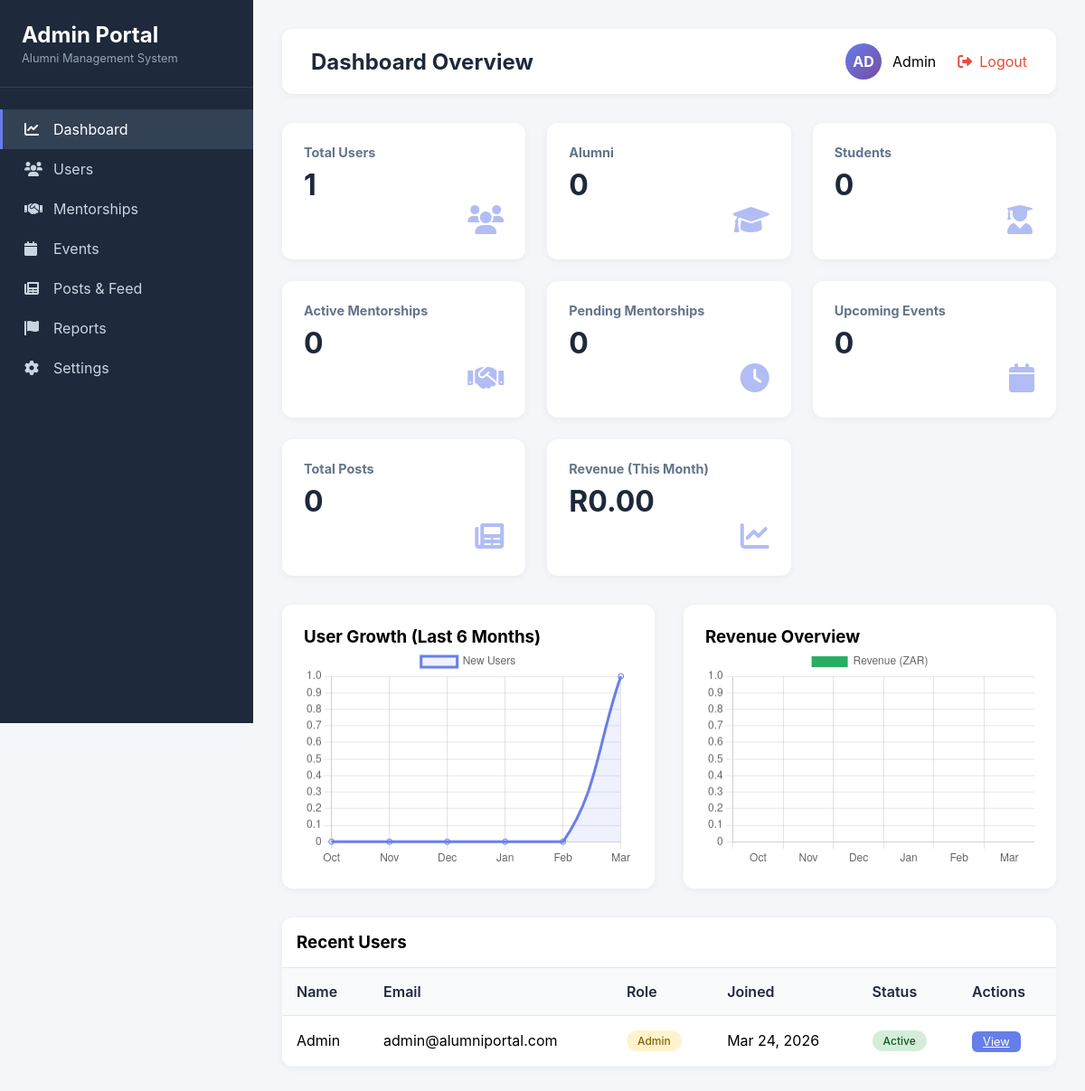
Page /admin/ (signed in) on the committed database.
### app/models/user.py (models this page shows)
class User(db.Model):
    __tablename__ = 'users'
    id = db.Column(db.Integer, primary_key=True)
    full_name = db.Column(db.String(100))
    email = db.Column(db.String(120), unique=True, nullable=False)
    password_hash = db.Column(db.Text, nullable=False)
    role = db.Column(db.String(20), nullable=False)
    profile_picture = db.Column(db.Text, default='default_avatar.png')
    created_at = db.Column(db.DateTime, default=datetime.utcnow)

### app/routes/admin_routes.py (the view)
@admin_bp.route('/')
@admin_required
def dashboard():
    user = get_current_user()
    now = datetime.utcnow()
    start_of_month = datetime(now.year, now.month, 1)
    paid_mentorships = MentorshipRequest.query.filter(
        MentorshipRequest.payment_status == 'paid',
        MentorshipRequest.payment_date >= start_of_month
    ).all()
    revenue_this_month = sum([m.payment_amount for m in paid_mentorships if m.payment_amount])
    stats = {
        'total_users': User.query.count(),
        'total_alumni': User.query.filter_by(role='alumni').count(),
        'total_students': User.query.filter_by(role='student').count(),
        'active_mentorships': MentorshipRequest.query.filter_by(status='accepted').count(),
        'pending_mentorships': MentorshipRequest.query.filter_by(status='pending').count(),
        'total_events': Event.query.count(),
        'upcoming_events': Event.query.filter(Event.start_date > now).count(),
        'total_posts': Post.query.count(),
        'pending_reports': Report.query.filter_by(status='pending').count(),
        'revenue_this_month': revenue_this_month
    }
    recent_users = User.query.order_by(User.created_at.desc()).limit(5).all()
    months = []
    user_growth = []
    revenue_data = []
    for i in range(5, -1, -1):
        month_date = now - timedelta(days=30*i)
        month_start = datetime(month_date.year, month_date.month, 1)
        if month_date.month == 12:
            month_end = datetime(month_date.year + 1, 1, 1)
        else:
            month_end = datetime(month_date.year, month_date.month + 1, 1)
        months.append(month_start.strftime('%b'))
        new_users = User.query.filter(
            User.created_at >= month_start,
            User.created_at < month_end
        ).count()
        user_growth.append(new_users)
        month_revenue = sum([m.payment_amount for m in MentorshipRequest.query.filter(
            MentorshipRequest.payment_status == 'paid',
            MentorshipRequest.payment_date >= month_start,
            MentorshipRequest.payment_date < month_end
        ).all() if m.payment_amount])
        revenue_data.append(month_revenue)
    return render_template('admin/dashboard.html',
                         user=user,
                         stats=stats,
                         recent_users=recent_users,
                         months=months,
                         user_growth=user_growth,
                         revenue_data=revenue_data)

### app/routes/admin_routes.py (called while the page is built)
def admin_required(f):
    @wraps(f)
    def decorated_function(*args, **kwargs):
        if 'user_id' not in session:
            flash('Please login first', 'error')
            return redirect(url_for('views.login_page'))
        user = User.query.get(session['user_id'])
        if not user or user.role != 'admin':
            flash('Admin access required', 'error')
            return redirect(url_for('views.home'))
        return f(*args, **kwargs)
    return decorated_function

def get_current_user():
    if 'user_id' in session:
        return User.query.get(session['user_id'])
    return None

### app/templates/Admin/dashboard.html (shortened to what this page needs)
{% extends "admin/base_admin.html" %}
{% block page_title %}Dashboard Overview{% endblock %}
{% block content %}
<div class="stats-grid">
    <div class="stat-card">
        <h3>Total Users</h3>
        <div class="stat-number">{{ stats.total_users }}</div>
        <div class="stat-icon"><i class="fas fa-users"></i></div>
    </div>
    <div class="stat-card">
        <h3>Alumni</h3>
        <div class="stat-number">{{ stats.total_alumni }}</div>
        <div class="stat-icon"><i class="fas fa-graduation-cap"></i></div>
    </div>
    <div class="stat-card">
        <h3>Students</h3>
        <div class="stat-number">{{ stats.total_students }}</div>
        <div class="stat-icon"><i class="fas fa-user-graduate"></i></div>
    </div>
    <div class="stat-card">
        <h3>Active Mentorships</h3>
        <div class="stat-number">{{ stats.active_mentorships }}</div>
        <div class="stat-icon"><i class="fas fa-handshake"></i></div>
    </div>
    <div class="stat-card">
        <h3>Pending Mentorships</h3>
        <div class="stat-number">{{ stats.pending_mentorships }}</div>
        <div class="stat-icon"><i class="fas fa-clock"></i></div>
    </div>
    <div class="stat-card">
        <h3>Upcoming Events</h3>
        <div class="stat-number">{{ stats.upcoming_events }}</div>
        <div class="stat-icon"><i class="fas fa-calendar"></i></div>
    </div>
    <div class="stat-card">
        <h3>Total Posts</h3>
        <div class="stat-number">{{ stats.total_posts }}</div>
        <div class="stat-icon"><i class="fas fa-newspaper"></i></div>
    </div>
    <div class="stat-card">
        <h3>Revenue (This Month)</h3>
        <div class="stat-number">R{{ "%.2f"|format(stats.revenue_this_month) }}</div>
        <div class="stat-icon"><i class="fas fa-chart-line"></i></div>
    </div>
</div>
<div style="display: grid; grid-template-columns: 1fr 1fr; gap: 2rem; margin-bottom: 2rem;">
    <div class="admin-table" style="padding: 1.5rem;">
        <h3>User Growth (Last 6 Months)</h3>
        <canvas id="userGrowthChart" height="200"></canvas>
    </div>
    <div class="admin-table" style="padding: 1.5rem;">
        <h3>Revenue Overview</h3>
        <canvas id="revenueChart" height="200"></canvas>
    </div>
</div>
<div class="admin-table">
    <div style="padding: 1rem; border-bottom: 1px solid #e2e8f0;">
        <h3>Recent Users</h3>
    </div>
    <table>
        <thead>
            <tr>
                <th>Name</th>
                <th>Email</th>
                <th>Role</th>
                <th>Joined</th>
                <th>Status</th>
                <th>Actions</th>
            </tr>
        </thead>
        <tbody>
            {% for user in recent_users %}
            <tr>
                <td>{{ user.full_name }}</td>
                <td>{{ user.email }}</td>
                <td><span class="status-badge {% if user.role == 'alumni' %}status-active{% else %}status-pending{% endif %}">{{ user.role|title }}</span></td>
                <td>{{ user.created_at.strftime('%b %d, %Y') }}</td>
                <td><span class="status-badge status-active">Active</span></td>
                <td>
                    <a href="#" class="btn-sm btn-primary" onclick="alert('User details coming soon')">View</a>
                </td>
            </tr>
            {% endfor %}
        </tbody>
    </table>
</div>
<script>
    // User Growth Chart
    const ctx1 = document.getElementById('userGrowthChart').getContext('2d');
    new Chart(ctx1, {
        type: 'line',
        data: {
            labels: {{ months|tojson }},
            datasets: [{
                label: 'New Users',
                data: {{ user_growth|tojson }},
                borderColor: '#667eea',
                backgroundColor: 'rgba(102, 126, 234, 0.1)',
                tension: 0.4,
                fill: true
            }]
        },
        options: {
            responsive: true,
            maintainAspectRatio: true
        }
    });
    // Revenue Chart
    const ctx2 = document.getElementById('revenueChart').getContext('2d');
    new Chart(ctx2, {
        type: 'bar',
        data: {
            labels: {{ months|tojson }},
            datasets: [{
                label: 'Revenue (ZAR)',
                data: {{ revenue_data|tojson }},
                backgroundColor: '#27ae60',
                borderRadius: 8
            }]
        },
        options: {
            responsive: true,
            maintainAspectRatio: true
        }
    });
</script>
{% endblock %}

### app/templates/Admin/base_admin.html (shortened to what this page needs)
<!DOCTYPE html>
<html lang="en">
<head>
    <link rel="stylesheet" href="https://cdnjs.cloudflare.com/ajax/libs/font-awesome/6.0.0/css/all.min.css">
</head>
<body>
    <div class="admin-container">
        <div class="admin-sidebar">
            <div class="admin-sidebar-header">
                <h2></i> Admin Portal</h2>
                <p>Alumni Management System</p>
            </div>
            <div class="admin-nav">
                <a href="{{ url_for('admin.dashboard') }}" class="admin-nav-item {% if request.endpoint == 'admin.dashboard' %}active{% endif %}">
                    <i class="fas fa-chart-line"></i> Dashboard
                </a>
                <a href="{{ url_for('admin.users') }}" class="admin-nav-item {% if request.endpoint == 'admin.users' %}active{% endif %}">
                    <i class="fas fa-users"></i> Users
                </a>
                <a href="{{ url_for('admin.mentorships') }}" class="admin-nav-item {% if request.endpoint == 'admin.mentorships' %}active{% endif %}">
                    <i class="fas fa-handshake"></i> Mentorships
                </a>
                <a href="{{ url_for('admin.events') }}" class="admin-nav-item {% if request.endpoint == 'admin.events' %}active{% endif %}">
                    <i class="fas fa-calendar"></i> Events
                </a>
                <a href="{{ url_for('admin.posts') }}" class="admin-nav-item {% if request.endpoint == 'admin.posts' %}active{% endif %}">
                    <i class="fas fa-newspaper"></i> Posts & Feed
                </a>
                <a href="{{ url_for('admin.reports') }}" class="admin-nav-item {% if request.endpoint == 'admin.reports' %}active{% endif %}">
                    <i class="fas fa-flag"></i> Reports
                </a>
                <a href="{{ url_for('admin.settings') }}" class="admin-nav-item {% if request.endpoint == 'admin.settings' %}active{% endif %}">
                    <i class="fas fa-cog"></i> Settings
                </a>
            </div>
        </div>
        <div class="admin-main">
            <div class="admin-top-bar">
                <h1>{% block page_title %}Admin Dashboard{% endblock %}</h1>
                <div class="admin-user-menu">
                    <div class="admin-user-info">
                        <div class="admin-avatar">{{ user.full_name[:2].upper() }}</div>
                        <span>{{ user.full_name }}</span>
                    </div>
                    <a href="{{ url_for('auth.logout') }}" class="admin-logout">
                        <i class="fas fa-sign-out-alt"></i> Logout
                    </a>
                </div>
            </div>
            {% block content %}{% endblock %}
        </div>
    </div>
</body>
</html>

### app/templates/Admin/base_admin.html (style rules this page uses)
* { margin: 0; padding: 0; box-sizing: border-box; }
body { font-family: 'Inter', -apple-system, BlinkMacSystemFont, 'Segoe UI', Roboto, Oxygen, Ubuntu, sans-serif; background: #f4f6f9; overflow-x: hidden; }
.admin-container { display: flex; min-height: 100vh; }
.admin-sidebar { width: 280px; background: #1e293b; color: white; position: fixed; height: 100vh; overflow-y: auto; transition: all 0.3s; z-index: 100; }
.admin-sidebar-header { padding: 1.5rem; border-bottom: 1px solid #334155; }
.admin-sidebar-header h2 { font-size: 1.5rem; display: flex; align-items: center; gap: 0.5rem; }
.admin-sidebar-header p { font-size: 0.8rem; color: #94a3b8; margin-top: 0.25rem; }
.admin-nav { padding: 1.5rem 0; }
.admin-nav-item { padding: 0.75rem 1.5rem; display: flex; align-items: center; gap: 0.75rem; color: #cbd5e1; text-decoration: none; transition: all 0.2s; border-left: 3px solid transparent; }
.admin-nav-item.active { background: #334155; color: white; border-left-color: #667eea; }
.admin-nav-item i { width: 20px; }
.admin-main { margin-left: 280px; flex: 1; padding: 2rem; }
.admin-top-bar { display: flex; justify-content: space-between; align-items: center; margin-bottom: 2rem; background: white; padding: 1rem 2rem; border-radius: 12px; box-shadow: 0 2px 8px rgba(0,0,0,0.05); }
.admin-top-bar h1 { font-size: 1.5rem; color: #1e293b; }
.admin-user-menu { display: flex; align-items: center; gap: 1.5rem; }
.admin-user-info { display: flex; align-items: center; gap: 0.75rem; }
.admin-avatar { width: 40px; height: 40px; background: linear-gradient(135deg, #667eea 0%, #764ba2 100%); border-radius: 50%; display: flex; align-items: center; justify-content: center; color: white; font-weight: bold; }
.admin-logout { color: #e74c3c; text-decoration: none; display: flex; align-items: center; gap: 0.5rem; }
.stats-grid { display: grid; grid-template-columns: repeat(auto-fit, minmax(240px, 1fr)); gap: 1.5rem; margin-bottom: 2rem; }
.stat-card { background: white; border-radius: 12px; padding: 1.5rem; box-shadow: 0 2px 8px rgba(0,0,0,0.05); transition: transform 0.2s; }
.stat-card h3 { font-size: 0.9rem; color: #64748b; margin-bottom: 0.5rem; }
.stat-number { font-size: 2rem; font-weight: 700; color: #1e293b; }
.stat-icon { float: right; font-size: 2rem; color: #667eea; opacity: 0.5; }
.admin-table { background: white; border-radius: 12px; overflow: hidden; box-shadow: 0 2px 8px rgba(0,0,0,0.05); }
.admin-table table { width: 100%; border-collapse: collapse; }
.admin-table th { text-align: left; padding: 1rem; background: #f8fafc; font-weight: 600; color: #1e293b; border-bottom: 1px solid #e2e8f0; }
.admin-table td { padding: 1rem; border-bottom: 1px solid #f1f5f9; }
.btn-sm { padding: 0.25rem 0.75rem; border-radius: 6px; font-size: 0.8rem; cursor: pointer; border: none; transition: all 0.2s; }
.btn-primary { background: #667eea; color: white; }
.status-badge { display: inline-block; padding: 0.25rem 0.75rem; border-radius: 20px; font-size: 0.75rem; font-weight: 500; }
.status-active { background: #d4edda; color: #155724; }
.status-pending { background: #fff3cd; color: #856404; }

### rows in the picture
User: full_name "AD", full_name "Admin", email "admin@alumniportal.com", role "Admin", created_at "Mar 24, 2026"

### other values in the picture
{{ stats.total_users }} "1"
{{ stats.total_alumni }} "0"
{{ stats.total_students }} "0"
{{ stats.active_mentorships }} "0"
{{ stats.pending_mentorships }} "0"
{{ stats.upcoming_events }} "0"
{{ stats.total_posts }} "0"
{{ "%.2f"|format(stats.revenue_this_month) }} "0.00"
chart data {{ months|tojson }} ["Oct", "Nov", "Dec", "Jan", "Feb", "Mar"]
chart data {{ user_growth|tojson }} [0, 0, 0, 0, 0, 1]
chart data {{ revenue_data|tojson }} [0, 0, 0, 0, 0, 0]
